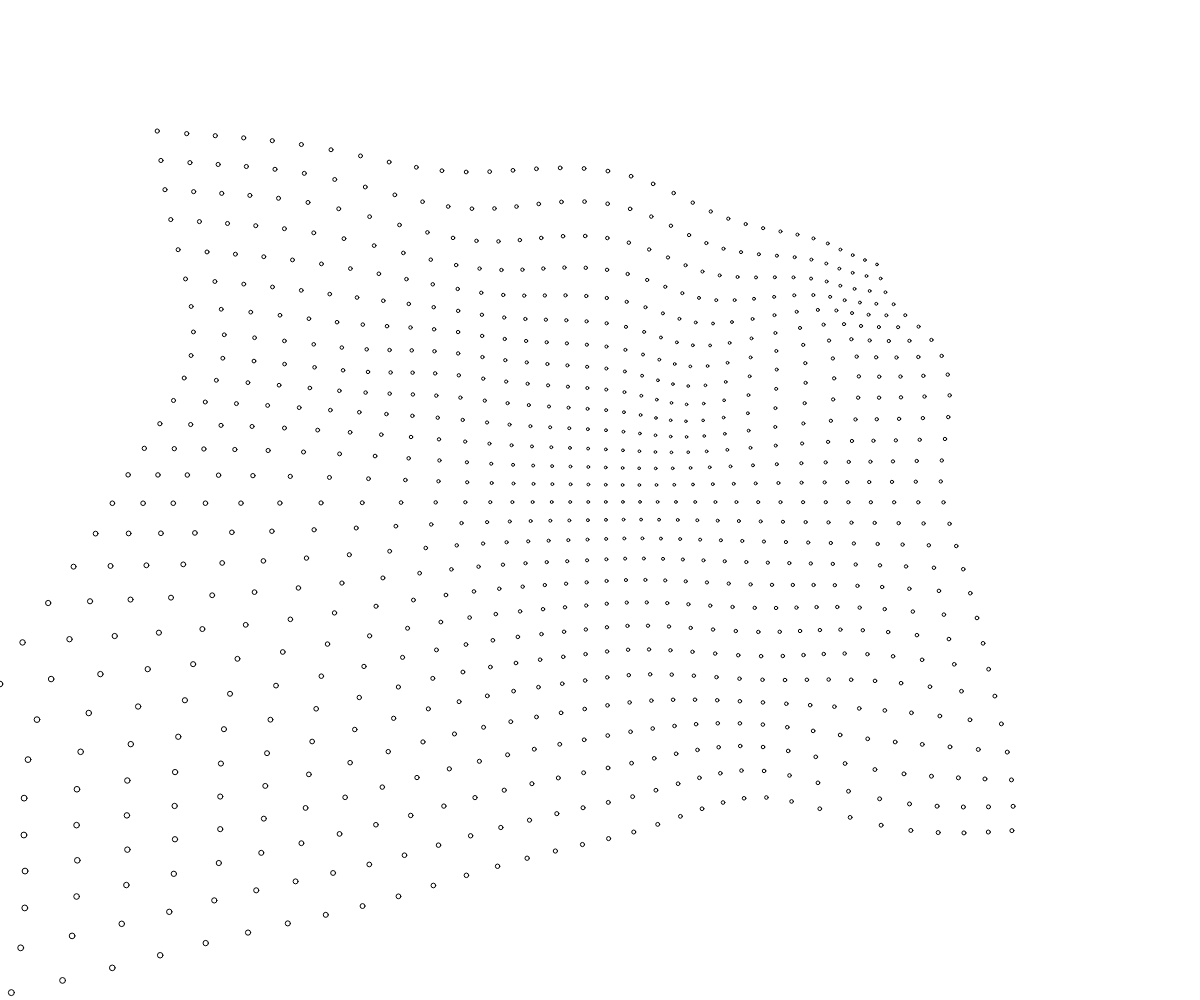
Frame 1 (no input)
Frame 60 (no input): identical to frame 1, image omitted
Frame 120 (the mouse pressed at the canvas centre since frame 60): identical to frame 1, image omitted

The p5.js sketch that drew this single still picture (run headless with seeded random() and noise() and a simulated clock; from frame 60 on, the mouse is pressed at the canvas centre):

// p5.js sketch
// ── sketch.js


function setup() {
  createCanvas(windowWidth, windowHeight);
  background(255);
  noFill();
  
// set xstart posint random from 0-10
  let xstart = random(10);
  let ty = random(10);

  //translate the origin to the center of canvas
  translate(width / 2, height / 2);

 
  // loop through y positions from -height/8 to height/8, increasing by 3 each step
  for (let y = -height / 8; y <= height / 8; y += 9) {
    
    // increment ty to change the Perlin noise input for y-direction
    ty += 0.02;
    
     //set initial x-value for Perlin noise
    let tx = xstart;
    for (let x = -width / 8; x <= width / 8; x += 9) {
      
      // increment tx to change the Perlin noise input for x-direction
      tx += 0.02
      
      
    //generate a noise factor based on Perlin noise function;
      let noiseFactor = noise(tx, ty);
      
      
      
      // call function to draw circles at (x, y) with noise-based transformation
      drawCircle(x, y, noiseFactor);
    }
  }
}
  
function draw() {}// empty draw function since everything is drawn once in setup()

  
function drawCircle(newX, newY, newNoise) {
  push();
  // move the circle's position based on the noise factor
  translate(newX * newNoise * 7, newY * newNoise * 7);
  
   //draw a circle at the transformed position with a size based on noise
  circle(0, 0, newNoise * 10);
  pop();
}
  
